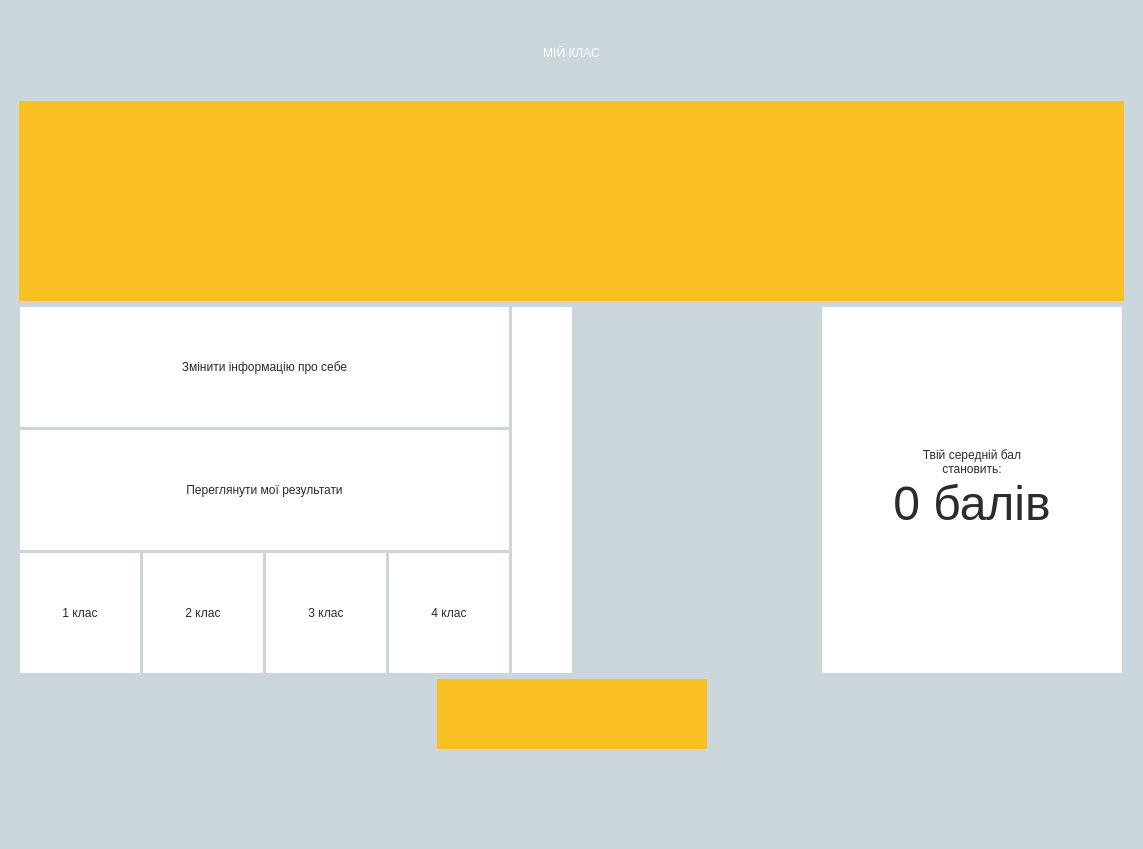
<?xml version="1.0" encoding="UTF-8"?>
<ui version="4.0">
 <class>Home</class>
 <widget class="QDialog" name="Home">
  <property name="geometry">
   <rect>
    <x>0</x>
    <y>0</y>
    <width>1143</width>
    <height>849</height>
   </rect>
  </property>
  <property name="windowTitle">
   <string>Dialog</string>
  </property>
  <property name="styleSheet">
   <string notr="true">#Home{background-color: #cbd6da;}</string>
  </property>
  <layout class="QVBoxLayout" name="verticalLayout_3">
   <item>
    <layout class="QHBoxLayout" name="horizontalLayout_6">
     <item>
      <spacer name="horizontalSpacer_4">
       <property name="orientation">
        <enum>Qt::Horizontal</enum>
       </property>
       <property name="sizeHint" stdset="0">
        <size>
         <width>40</width>
         <height>20</height>
        </size>
       </property>
      </spacer>
     </item>
     <item>
      <widget class="QLabel" name="title">
       <property name="styleSheet">
        <string notr="true">font: 40pt &quot;Yu Gothic UI Light&quot;;
color: white;</string>
       </property>
       <property name="text">
        <string>&lt;html&gt;&lt;head/&gt;&lt;body&gt;&lt;p align=&quot;center&quot;&gt;МІЙ КЛАС&lt;/p&gt;&lt;/body&gt;&lt;/html&gt;</string>
       </property>
      </widget>
     </item>
     <item>
      <spacer name="horizontalSpacer_5">
       <property name="orientation">
        <enum>Qt::Horizontal</enum>
       </property>
       <property name="sizeHint" stdset="0">
        <size>
         <width>40</width>
         <height>20</height>
        </size>
       </property>
      </spacer>
     </item>
    </layout>
   </item>
   <item>
    <layout class="QHBoxLayout" name="horizontalLayout_5">
     <item>
      <spacer name="horizontalSpacer_3">
       <property name="orientation">
        <enum>Qt::Horizontal</enum>
       </property>
       <property name="sizeHint" stdset="0">
        <size>
         <width>40</width>
         <height>20</height>
        </size>
       </property>
      </spacer>
     </item>
     <item>
      <widget class="QLabel" name="infoLabel">
       <property name="minimumSize">
        <size>
         <width>1105</width>
         <height>200</height>
        </size>
       </property>
       <property name="styleSheet">
        <string notr="true">font:30pt &quot;Yu Gothic UI Light&quot;;
color: white;
background-color: rgb(250, 191, 35);</string>
       </property>
       <property name="text">
        <string/>
       </property>
       <property name="alignment">
        <set>Qt::AlignCenter</set>
       </property>
      </widget>
     </item>
     <item>
      <spacer name="horizontalSpacer_2">
       <property name="orientation">
        <enum>Qt::Horizontal</enum>
       </property>
       <property name="sizeHint" stdset="0">
        <size>
         <width>40</width>
         <height>20</height>
        </size>
       </property>
      </spacer>
     </item>
    </layout>
   </item>
   <item>
    <layout class="QHBoxLayout" name="horizontalLayout">
     <property name="spacing">
      <number>3</number>
     </property>
     <item>
      <spacer name="horizontalSpacer_7">
       <property name="orientation">
        <enum>Qt::Horizontal</enum>
       </property>
       <property name="sizeHint" stdset="0">
        <size>
         <width>40</width>
         <height>20</height>
        </size>
       </property>
      </spacer>
     </item>
     <item>
      <layout class="QVBoxLayout" name="verticalLayout_2">
       <property name="spacing">
        <number>3</number>
       </property>
       <item>
        <widget class="QPushButton" name="changeInfo">
         <property name="minimumSize">
          <size>
           <width>480</width>
           <height>120</height>
          </size>
         </property>
         <property name="styleSheet">
          <string notr="true">#changeInfo {
background-color: white;
color:rgb(43, 42, 42);
font: 15pt &quot;Yu Gothic UI Semilight&quot;;
border: 0px;}
#changeInfo:hover{
background-color: #20364d;
color: white;
font: 14pt &quot;Yu Gothic UI Semilight&quot;;}</string>
         </property>
         <property name="text">
          <string>Змінити інформацію про себе</string>
         </property>
        </widget>
       </item>
       <item>
        <widget class="QPushButton" name="showResults">
         <property name="minimumSize">
          <size>
           <width>480</width>
           <height>120</height>
          </size>
         </property>
         <property name="styleSheet">
          <string notr="true">#showResults {
background-color: white;
color:rgb(43, 42, 42);
font: 15pt &quot;Yu Gothic UI Semilight&quot;;
border: 0px;}
#showResults:hover{
background-color: #20364d;
color: white;
font: 14pt &quot;Yu Gothic UI Semilight&quot;;}</string>
         </property>
         <property name="text">
          <string>Переглянути мої результати</string>
         </property>
        </widget>
       </item>
       <item>
        <layout class="QHBoxLayout" name="horizontalLayout_8">
         <property name="spacing">
          <number>3</number>
         </property>
         <item>
          <widget class="QPushButton" name="grade_1">
           <property name="minimumSize">
            <size>
             <width>120</width>
             <height>120</height>
            </size>
           </property>
           <property name="styleSheet">
            <string notr="true">#grade_1 {
background-color: white;
color:rgb(43, 42, 42);
font: 15pt &quot;Yu Gothic UI Semilight&quot;;
border: 0px;}
#grade_1:hover{
background-color: #20364d;
color: white;
font: 14pt &quot;Yu Gothic UI Semilight&quot;;}</string>
           </property>
           <property name="text">
            <string>1 клас</string>
           </property>
          </widget>
         </item>
         <item>
          <widget class="QPushButton" name="grade_2">
           <property name="minimumSize">
            <size>
             <width>120</width>
             <height>120</height>
            </size>
           </property>
           <property name="styleSheet">
            <string notr="true">#grade_2 {
background-color: white;
color:rgb(43, 42, 42);
font: 15pt &quot;Yu Gothic UI Semilight&quot;;
border: 0px;}
#grade_2:hover{
background-color: #20364d;
color: white;
font: 14pt &quot;Yu Gothic UI Semilight&quot;;}</string>
           </property>
           <property name="text">
            <string>2 клас</string>
           </property>
          </widget>
         </item>
         <item>
          <widget class="QPushButton" name="grade_3">
           <property name="minimumSize">
            <size>
             <width>120</width>
             <height>120</height>
            </size>
           </property>
           <property name="styleSheet">
            <string notr="true">#grade_3 {
background-color: white;
color:rgb(43, 42, 42);
font: 15pt &quot;Yu Gothic UI Semilight&quot;;
border: 0px;}
#grade_3:hover{
background-color: #20364d;
color: white;
font: 14pt &quot;Yu Gothic UI Semilight&quot;;}</string>
           </property>
           <property name="text">
            <string>3 клас</string>
           </property>
          </widget>
         </item>
         <item>
          <widget class="QPushButton" name="grade_4">
           <property name="minimumSize">
            <size>
             <width>120</width>
             <height>120</height>
            </size>
           </property>
           <property name="styleSheet">
            <string notr="true">#grade_4 {
background-color: white;
color:rgb(43, 42, 42);
font: 15pt &quot;Yu Gothic UI Semilight&quot;;
border: 0px;}
#grade_4:hover{
background-color: #20364d;
color: white;
font: 14pt &quot;Yu Gothic UI Semilight&quot;;}</string>
           </property>
           <property name="text">
            <string>4 клас</string>
           </property>
          </widget>
         </item>
        </layout>
       </item>
      </layout>
     </item>
     <item>
      <layout class="QHBoxLayout" name="horizontalLayout_2">
       <property name="spacing">
        <number>0</number>
       </property>
       <item>
        <widget class="QLabel" name="label_3">
         <property name="minimumSize">
          <size>
           <width>60</width>
           <height>0</height>
          </size>
         </property>
         <property name="styleSheet">
          <string notr="true">background-color: rgb(255, 255, 255);</string>
         </property>
         <property name="text">
          <string/>
         </property>
        </widget>
       </item>
       <item>
        <widget class="QLabel" name="label_2">
         <property name="minimumSize">
          <size>
           <width>250</width>
           <height>0</height>
          </size>
         </property>
         <property name="styleSheet">
          <string notr="true">image: url(:/res/img/banana_1.png);
background-image: url(:/res/img/BGwhite.png);</string>
         </property>
         <property name="text">
          <string/>
         </property>
        </widget>
       </item>
       <item>
        <widget class="QLabel" name="infoLabel_2">
         <property name="minimumSize">
          <size>
           <width>300</width>
           <height>360</height>
          </size>
         </property>
         <property name="styleSheet">
          <string notr="true">font: 20pt &quot;Yu Gothic UI Light&quot;;
color: rgb(45, 44, 44);
background-color: white;</string>
         </property>
         <property name="text">
          <string>&lt;html&gt;&lt;head/&gt;&lt;body&gt;&lt;p align=&quot;center&quot;&gt;Твій середній бал&lt;br/&gt; становить: &lt;br/&gt;&lt;span style=&quot; font-size:36pt;&quot;&gt;0 балів&lt;/span&gt;&lt;/p&gt;&lt;/body&gt;&lt;/html&gt;</string>
         </property>
         <property name="alignment">
          <set>Qt::AlignCenter</set>
         </property>
         <property name="margin">
          <number>0</number>
         </property>
        </widget>
       </item>
      </layout>
     </item>
     <item>
      <spacer name="horizontalSpacer_6">
       <property name="orientation">
        <enum>Qt::Horizontal</enum>
       </property>
       <property name="sizeHint" stdset="0">
        <size>
         <width>40</width>
         <height>20</height>
        </size>
       </property>
      </spacer>
     </item>
    </layout>
   </item>
   <item>
    <layout class="QHBoxLayout" name="horizontalLayout_9">
     <property name="spacing">
      <number>0</number>
     </property>
     <item>
      <spacer name="horizontalSpacer_8">
       <property name="orientation">
        <enum>Qt::Horizontal</enum>
       </property>
       <property name="sizeHint" stdset="0">
        <size>
         <width>40</width>
         <height>20</height>
        </size>
       </property>
      </spacer>
     </item>
     <item>
      <widget class="QPushButton" name="exitButton">
       <property name="minimumSize">
        <size>
         <width>270</width>
         <height>70</height>
        </size>
       </property>
       <property name="styleSheet">
        <string notr="true">#exitButton {
background-color: rgb(250, 191, 35);
color: rgb(45, 44, 44);
font: 20pt &quot;Yu Gothic UI Semilight&quot;;
image: url(:/res/img/closed.png);
border: 10px solid;
border-color: rgb(250, 191, 35);
padding-top:5px;}
#exitButton:hover{
background-color: white;
image:url(:/res/img/open.png);
color:rgb(43, 42, 42);
font: 20pt &quot;Yu Gothic UI Semilight&quot;;
border: 10px solid;
border-color: white;}</string>
       </property>
       <property name="text">
        <string/>
       </property>
       <property name="icon">
        <iconset>
         <normaloff>:/res/img/closed.ico</normaloff>
         <activeon>:/res/img/open.ico</activeon>:/res/img/closed.ico</iconset>
       </property>
       <property name="iconSize">
        <size>
         <width>40</width>
         <height>40</height>
        </size>
       </property>
       <property name="checkable">
        <bool>false</bool>
       </property>
      </widget>
     </item>
     <item>
      <spacer name="horizontalSpacer_9">
       <property name="orientation">
        <enum>Qt::Horizontal</enum>
       </property>
       <property name="sizeHint" stdset="0">
        <size>
         <width>40</width>
         <height>20</height>
        </size>
       </property>
      </spacer>
     </item>
    </layout>
   </item>
   <item>
    <layout class="QHBoxLayout" name="horizontalLayout_4">
     <item>
      <spacer name="horizontalSpacer">
       <property name="orientation">
        <enum>Qt::Horizontal</enum>
       </property>
       <property name="sizeHint" stdset="0">
        <size>
         <width>40</width>
         <height>20</height>
        </size>
       </property>
      </spacer>
     </item>
     <item>
      <widget class="QLabel" name="label">
       <property name="minimumSize">
        <size>
         <width>200</width>
         <height>60</height>
        </size>
       </property>
       <property name="styleSheet">
        <string notr="true">image: url(:/res/img/title.png);</string>
       </property>
       <property name="text">
        <string/>
       </property>
       <property name="alignment">
        <set>Qt::AlignBottom|Qt::AlignLeading|Qt::AlignLeft</set>
       </property>
      </widget>
     </item>
    </layout>
   </item>
  </layout>
 </widget>
 <resources/>
 <connections/>
</ui>
